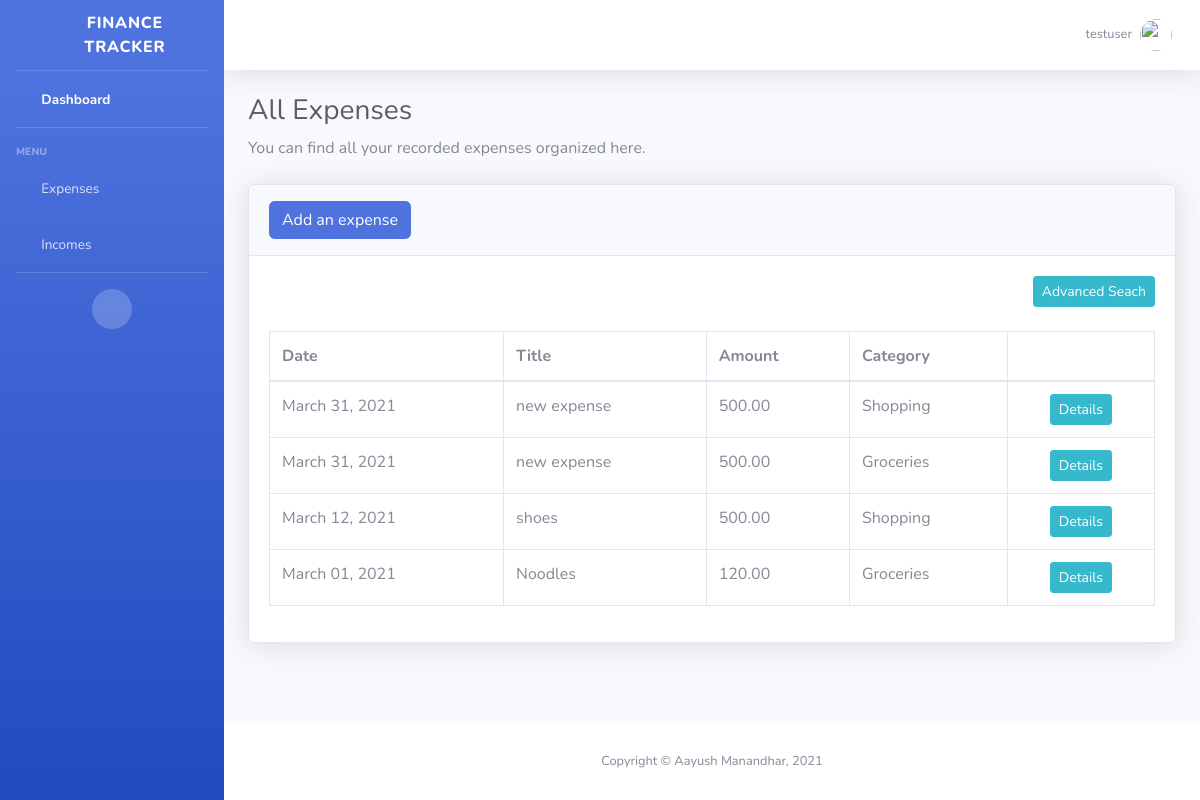
Page /all_expenses/ (signed in) on the earlier database version.
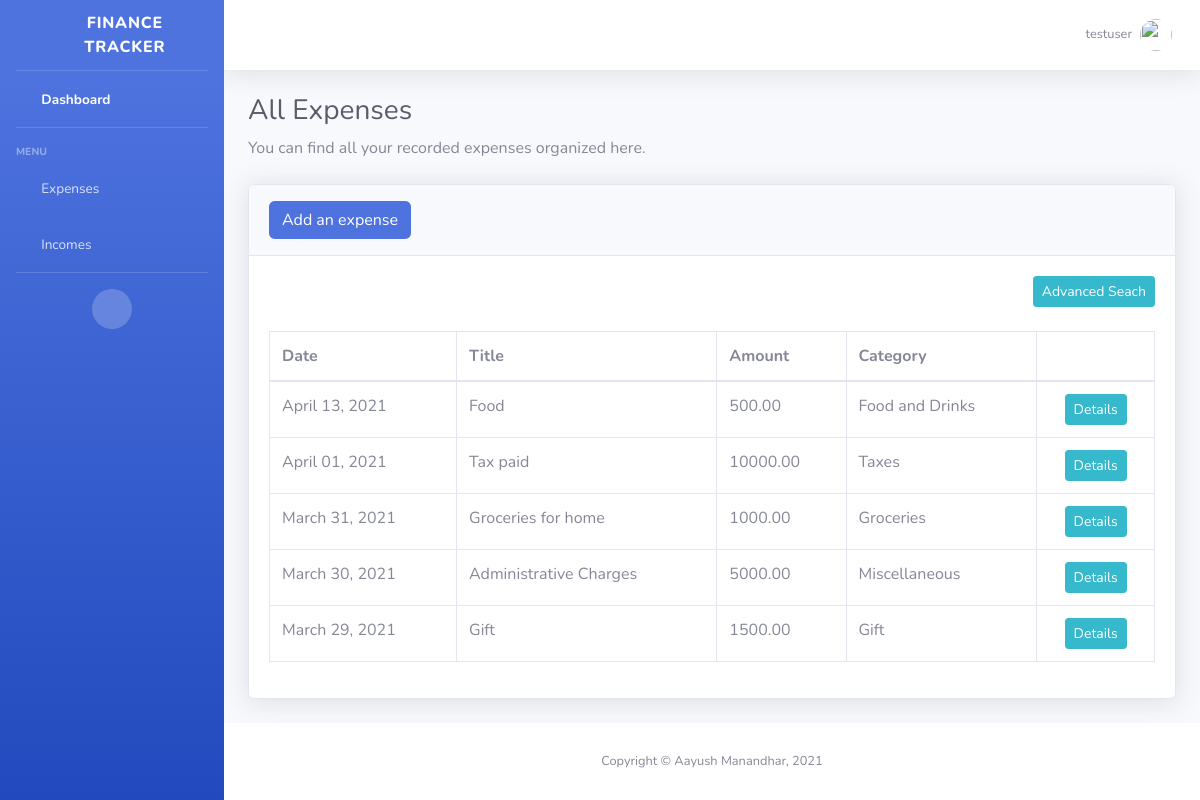
Same page on the later database version.
### expense/models.py (models this page shows)
class Expense(models.Model):
    user = models.ForeignKey(User, on_delete=models.CASCADE, default=1)
    title = models.CharField(max_length=101)
    amount = models.DecimalField(max_digits=8, decimal_places=2)
    date = models.DateField(default= datetime.now)
    category = models.ForeignKey(Category, on_delete=models.CASCADE)
    image = models.ImageField(upload_to="images/expenses", blank=True)
    description = models.TextField(blank = True)
    def __str__(self):
        return self.title

class Category(models.Model):
    name = models.CharField(max_length=20)
    def __str__(self):
        return self.name

### expense/views.py (the view)
# urls.py: path('all_expenses/',views.expenseDetail, name= 'all_expenses'),
@login_required()
def expenseDetail(request):
    expenses = Expense.objects.filter(user = request.user).order_by('-date')
    categories = Category.objects.all()
    myFilter = ExpenseFilter(request.GET, queryset=expenses)
    expenses = myFilter.qs
    list1 = []
    catlist = []
    b=1
    sum=0
    for cat  in categories:
        cat1 = Expense.objects.filter(category=b,user = request.user)
        cat2 = Category.objects.get(id=b)
        catlist.append(cat2)
        for cat in cat1:
            sum += cat.amount
        list1.append(sum)
        sum = 0
        b += 1
    context = {
        'expenses': expenses,
        'sum':sum,
        'categories':categories,
        'list':list1,
        'catlist':catlist,
        'myFilter' : myFilter
    }
    return render(request, 'expense/expensesdetail.html', context)

### expense/templates/expense/expensesdetail.html (shortened to what this page needs)
<!DOCTYPE html>
<html lang="en">
{% load static %}
<head>
    <link href="{% static 'expense/vendor/fontawesome-free/css/all.min.css' %}" rel="stylesheet" type="text/css">
    <link href="{% static 'expense/css/sb-admin-2.min.css' %}" rel="stylesheet">
    <link href="{% static 'expense/vendor/datatables/dataTables.bootstrap4.min.css' %}" rel="stylesheet">
</head>
<body id="page-top">
<div id="wrapper">
    {% include "expense/sidebar.html" %}
    <div id="content-wrapper" class="d-flex flex-column">
        <div id="content">
            {% include "expense/topbar.html" %}
            <div class="container-fluid">
                <h1 class="h3 mb-2 text-gray-800">All Expenses</h1>
                <p class="mb-4">You can find all your recorded expenses organized here.</p>
                <div class="card shadow mb-4">
                    <div class="card-header py-3">
                        <h6 class="m-0 font-weight-bold text-primary"><a href="{% url 'add_expense' %}" class="btn btn-primary" role="button">
                            Add an expense</a></h6>
                    </div>
                    <div class="card-body">
                        <div class="text-right">
                            <button data-toggle="collapse" data-target="#demo" class="btn btn-info btn-sm">Advanced Seach</button> </div> </br>
                        <div class="table-responsive">
                            <table class="table table-bordered" id="dataTable" width="100%" cellspacing="0">
                                <thead>
                                <tr>
                                    <th>Date</th>
                                    <th>Title</th>
                                    <th>Amount</th>
                                    <th>Category</th>
                                    <th></th>
                                </tr>
                                </thead>
                                <tbody>
                                <tr>
                                    {% for expense in expenses %}
                                    <td>{{expense.date|date:"F d, Y"}}</td>
                                    <td>{{ expense }}</td>
                                    <td>{{ expense.amount }}</td>
                                    <td>{{ expense.category }}</td>
                                    <td align="center">
                                        <div class="btn-group">
                                            <a class="btn btn-sm btn-info" href="{% url 'detail_expense' expense.id %}">Details</a>
                                        </div>
                                    </td>
                                </tr>
                                {% endfor %}
                                </tbody>
                            </table>
                        </div>
                    </div>
                </div>
            </div>
        </div>
        <footer class="sticky-footer bg-white">
            <div class="container my-auto">
                <div class="copyright text-center my-auto">
                    <span>Copyright &copy; Aayush Manandhar, 2021</span>
                </div>
            </div>
        </footer>
    </div>
</div>
</body>
</html>

Differences in the rows shown:
removed Expense: date "March 31, 2021", title "new expense", amount "500.00", category "Shopping"
removed Expense: date "March 31, 2021", title "new expense", amount "500.00", category "Groceries"
removed Expense: date "March 12, 2021", title "shoes", amount "500.00", category "Shopping"
removed Expense: date "March 01, 2021", title "Noodles", amount "120.00", category "Groceries"
added Expense: date "April 13, 2021", title "Food", amount "500.00", category "Food and Drinks"
added Expense: date "April 01, 2021", title "Tax paid", amount "10000.00", category "Taxes"
added Expense: date "March 31, 2021", title "Groceries for home", amount "1000.00", category "Groceries"
added Expense: date "March 30, 2021", title "Administrative Charges", amount "5000.00", category "Miscellaneous"
added Expense: date "March 29, 2021", title "Gift", amount "1500.00", category "Gift"
